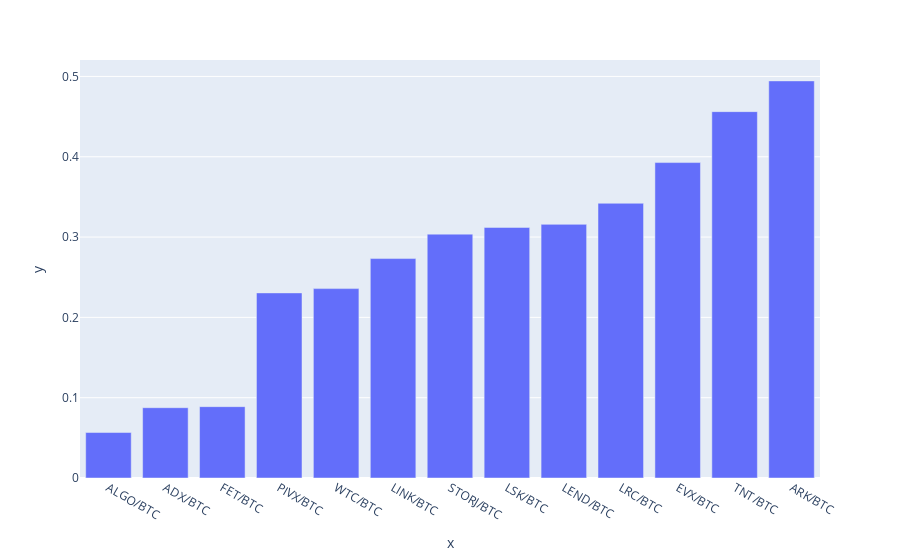

Here is the notebook cell this chart was saved with:
### Code cell
import plotly.express as px
fig = px.bar(y=rep, x=rep.index)
fig.show()

### Figure 1 — Plotly figure (JSON) as saved in the notebook; plotly's stock layout.template omitted (floating-point values rounded to 4 significant figures)
{"data": [{"alignmentgroup": "True", "hovertemplate": "x=%{x}<br>y=%{y}<extra></extra>", "legendgroup": "", "marker": {"color": "#636efa"}, "name": "", "offsetgroup": "", "orientation": "v", "showlegend": false, "textposition": "auto", "type": "bar", "x": ["ALGO/BTC", "ADX/BTC", "FET/BTC", "PIVX/BTC", "WTC/BTC", "LINK/BTC", "STORJ/BTC", "LSK/BTC", "LEND/BTC", "LRC/BTC", "EVX/BTC", "TNT/BTC", "ARK/BTC"], "xaxis": "x", "y": [0.05663, 0.08754, 0.08884, 0.2305, 0.2358, 0.2732, 0.3037, 0.312, 0.3158, 0.3421, 0.3927, 0.4562, 0.4944], "yaxis": "y"}], "layout": {"barmode": "relative", "legend": {"tracegroupgap": 0}, "margin": {"t": 60}, "xaxis": {"anchor": "y", "domain": [0, 1], "title": {"text": "x"}}, "yaxis": {"anchor": "x", "domain": [0, 1], "title": {"text": "y"}}}}
